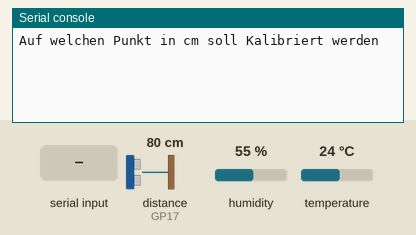
The program below on a simulated Raspberry Pi Pico running MicroPython. Shown: the last lines printed to the serial console. Inputs (shaded band) come from the test bench; at power-on: distance to the obstacle (sensor on GP17) 80 cm, humidity 55 %, temperature 24 °C. The echo pulse lasts 58.3 µs per cm; the interpreter's speed is modelled, so counts of loop turns are approximate.

Above: at 1.2 s.
1.3 s: "0" typed at the serial console, then Enter
At 2.5 s:
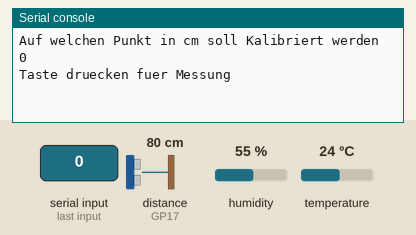
2.8 s: "1" typed at the serial console, then Enter
At 3.9 s:
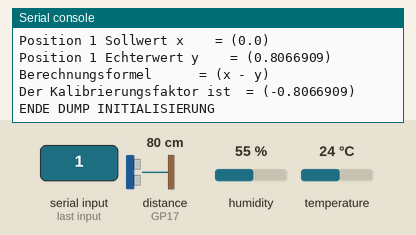
Timing chart, 0 to 5.8 s (numbered marks = the images above; inputs shaded):
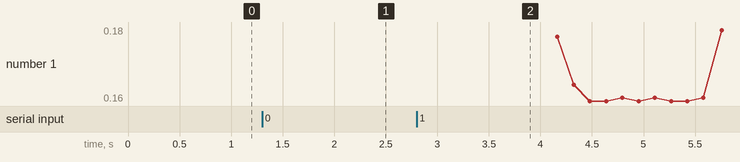

Measured:
- after the input at 1.3 s, the serial console: prints a new line at once (image 1)
- after the input at 2.8 s, the serial console: prints a new line at once (image 2)

The program:

steuerung.py
```python
# Bibliotheken laden
from time import sleep_ms, sleep
from utime import sleep_us, ticks_us
import init
import sensoren
import logger

##############################################################################################################################################
entfernungMessungNachXms			= 10					# Millisekunden
temperaturNachXsampleErneuern		= 10					# Millisekunden
anzahlMessungenProSample			= 10					# Millisekunden
logStrategie						= logger.dumpCSV
i									= 0

##############################################################################################################################################
#
##############################################################################################################################################
def getArithmetischesMittelFromArray(myArray) :
    return sum(myArray) / len(myArray)

##############################################################################################################################################
# https://www.leifiphysik.de/akustik/schallgeschwindigkeit/grundwissen/einflussfaktoren-auf-die-schallgeschwindigkeit
##############################################################################################################################################
def getSchallgeschwindigkeit(aktuelleTemperatur) :
    return 331.3 + (0.6 * aktuelleTemperatur)

##############################################################################################################################################
# Tonlaufzeit auf die einheit Sekunden umrechnen
# return in cm
##############################################################################################################################################
def tonlaufzeit2Strecke(tonLaufzeit, aktuelleTemperatur) :
    return (( tonLaufzeit / 1_000_000.0 ) * getSchallgeschwindigkeit(aktuelleTemperatur)) / 2

##############################################################################################################################################
#
##############################################################################################################################################
def getSpeed(d1, d2, t) :
    return (d2 - d1) / (t/1000)

##############################################################################################################################################
#
##############################################################################################################################################
def get2SigmaFromStdAbweichung(myStdAbweichung) :
    return myStdAbweichung * 2

##############################################################################################################################################
#
##############################################################################################################################################
def getStandartAbweichungFromArray(varianzen_Array) :
    return ((1 / (len(varianzen_Array) - 1)) * sum(varianzen_Array)) ** 0.5

##############################################################################################################################################
#
##############################################################################################################################################
def getStandartAbweichungDesMittelwerts(stdAbweichung) :
    return stdAbweichung / (anzahlMessungenProSample ** 0.5)

##############################################################################################################################################
#
##############################################################################################################################################
def getEntfernungsDataFromMessung(aktuelleTemperatur) :
    messungsKorrekturFaktor = init.getMessungsKalibrierFaktor()
    tonLaufzeit = sensoren.getTonlaufzeit()
    streckeInCm = tonlaufzeit2Strecke(tonLaufzeit, aktuelleTemperatur)
    return streckeInCm + messungsKorrekturFaktor

##############################################################################################################################################
#
##############################################################################################################################################
def getEntfernungsArray(aktuelleTemperatur) :
    messungs_Array = []
    for y in range(anzahlMessungenProSample) :
        myMessung = getEntfernungsDataFromMessung(aktuelleTemperatur)
        messungs_Array.append(myMessung)
        sleep_ms(entfernungMessungNachXms)
    return messungs_Array

##############################################################################################################################################
#
##############################################################################################################################################
def getVarianzFromArray(myArray, aritMittel) :
    varianz_array = []
    for x in myArray :
        varianz_array.append((x - aritMittel) ** 2)
    return varianz_array

##############################################################################################################################################
#
##############################################################################################################################################
def getSpeedArray(messungs_Array, t):
    speed_Array = []
    for i in range(len(messungs_Array) - 1):
        speed = getSpeed(messungs_Array[i], messungs_Array[i + 1], t)
        speed_Array.append(speed)
    return speed_Array

##############################################################################################################################################
##############################################################################################################################################
def main():
    global i, messungs_Array, sleepTime, logStrategie
    while True :

        if i % temperaturNachXsampleErneuern == 0 : aktuelleTemperatur = sensoren.getTemperatur()

        # Entfernungen
        entfernungen_Array							= getEntfernungsArray(aktuelleTemperatur)
        entfenungen_aritMittel						= getArithmetischesMittelFromArray(entfernungen_Array)
        entfernungen_varianzenArray					= getVarianzFromArray(entfernungen_Array, entfenungen_aritMittel)
        entfernungen_stdAbweichung					= getStandartAbweichungFromArray(entfernungen_varianzenArray)
        entfernungen_stdAbweichungDesMittelwerts	= getStandartAbweichungDesMittelwerts(entfernungen_stdAbweichung)

        # Geschwindigkeiten
        speed_Array									= getSpeedArray(entfernungen_Array, entfernungMessungNachXms)
        speed_aritMittel							= getArithmetischesMittelFromArray(speed_Array)
        speed_varianzenArray						= getVarianzFromArray(speed_Array, speed_aritMittel)
        speed_stdAbweichung							= getStandartAbweichungFromArray(speed_varianzenArray)
        speed_stdAbweichungDesMittelwerts			= getStandartAbweichungDesMittelwerts(speed_stdAbweichung)
        speed_2Sigma								= get2SigmaFromStdAbweichung(speed_stdAbweichung)

        speed_Array.insert(0, 0)

        logger.dump(logStrategie, i,
                    entfernungen_Array, entfenungen_aritMittel, entfernungen_stdAbweichung, entfernungen_stdAbweichungDesMittelwerts,
                    speed_Array, speed_aritMittel, speed_stdAbweichung, speed_stdAbweichungDesMittelwerts, speed_2Sigma,
                    init.getMessungsKalibrierFaktor(), aktuelleTemperatur)
        i += 1


##############################################################################################################################################
##############################################################################################################################################
if __name__ == "__main__":
    init.initial()
    main()


    
```

init.py
```python
# Bibliotheken laden
import steuerung
import sensoren
import logger
from time import sleep

messungsKalibrierFaktor = 0

##########################################################################################################################################
#
##########################################################################################################################################
def kallibrierungsMessung() :
    input("Taste druecken fuer Messung")
    messungs_Array = []
    aktuelleTemperatur = sensoren.getTemperatur()
    messungs_Array = steuerung.getEntfernungsArray(aktuelleTemperatur)
    logger.dumpKalibrierungsMessungAlleWerte(messungs_Array)
    return steuerung.getArithmetischesMittelFromArray(messungs_Array)

##########################################################################################################################################
#
##########################################################################################################################################
def setMessungsKorekturFaktor(kalibrierungspunkt_nutzer) :
    global messungsKalibrierFaktor
    arithmetischesMittel_KalkPunkt = kallibrierungsMessung()
    messungsKalibrierFaktor = float(kalibrierungspunkt_nutzer - arithmetischesMittel_KalkPunkt)
    return arithmetischesMittel_KalkPunkt

##############################################################################################################################################
#
##############################################################################################################################################
def getMessungsKalibrierFaktor() :
    global messungsKalibrierFaktor
    return float(messungsKalibrierFaktor)

##########################################################################################################################################
#
##########################################################################################################################################
def getKallibrierungspunktFromUser() :
    return float(input("Auf welchen Punkt in cm soll Kalibriert werden "))


##############################################################################################################################################
#
##############################################################################################################################################
def initial() :
    global messungsKalibrierFaktor
    kalibrierungspunkte_User = getKallibrierungspunktFromUser()
    aritMittelMessung = setMessungsKorekturFaktor(kalibrierungspunkte_User)
    logger.dumpInit(kalibrierungspunkte_User, aritMittelMessung, messungsKalibrierFaktor)
    sleep(1)
    logger.setLoggerStartTime()
```

sensoren.py
```python
# Bibliotheken laden
from machine 	import Pin
from dht 		import DHT11
from utime import sleep_us, ticks_us
import time

##############################################################################################################################################
#
##############################################################################################################################################
trigger 		= Pin(16, Pin.OUT)											# Initialisierung GPIO-Ausgang für Trigger-Signal
echo 			= Pin(17, Pin.IN)
dht11_sensor 	= DHT11(Pin(14, Pin.IN, Pin.PULL_UP))

##############################################################################################################################################
# https://www.mikrocontroller.net/attachment/218122/HC-SR04_ultraschallmodul_beschreibung_3.pdf
# 1. Das Auslösen eines Messzyklus geschieht durch eine fallende Flanke am Triggereingang (Pin 2 == trigger) für mindestens 10µs.
#    Darufhin wird ein Tonsignal gesendet
# 2. Danach geht der Ausgang (Echo, Pin 3 == echo) sofort auf H-Pegel und das Modul wartet auf den Empfang des Echos.
#    d.h. Checken wir in der ersten While ob der Pin bereits auf H ist, solange holen wir uns immer wieder den Zeitstempel
#    sobald Pin == 1 ist der letzte gespeicherte Zeitstempel die Zeit in der wir das Signal losgeschickt haben
# 3. Wird dieses detektiert fällt der Ausgang auf L-Pegel
#    d.h in der zweiten While checken wir ob das Signal angekommen ist == L Pegel. Solange es nicht angekommen ist speichern wir
#    kontiuirlich den Zeitstempel. Sobald While verlassen ist der letzt gespeicherte Zeitstempel die ankunftszeit des Signals
# 4. Wird kein Echo detektiert verweilt der Ausgang für insgesamt 200ms auf H-Pegel und zeigt so die erfolglose Messung an.
#    In diesem Fall returnen wir den dritten Parameter als false
##############################################################################################################################################
def getTonlaufzeit():
    # Erzeuge Flanke
    trigger.low()
    sleep_us(2)
    trigger.high()
    sleep_us(5)
    trigger.low()

    # Zeitmessungen
    while echo.value() == 0 : startZeit = ticks_us()
    while echo.value() == 1 : endZeit   = ticks_us()

    return time.ticks_diff(endZeit, startZeit)

##############################################################################################################################################
# Returned die aktuelle Temperatur.
# https://sensorkit.joy-it.net/de/sensors/ky-015
##############################################################################################################################################
def getTemperatur():
    dht11_sensor.measure()
    return float(dht11_sensor.temperature())


    
```

Source omitted: logger.py (8439 bytes)
